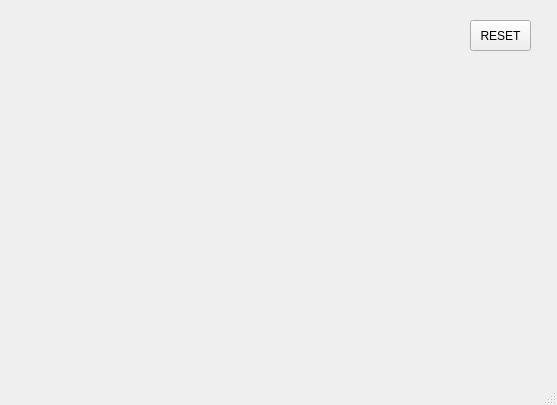
<?xml version="1.0" encoding="UTF-8"?>
<ui version="4.0">
 <class>MainWindow</class>
 <widget class="QMainWindow" name="MainWindow">
  <property name="geometry">
   <rect>
    <x>0</x>
    <y>0</y>
    <width>557</width>
    <height>405</height>
   </rect>
  </property>
  <property name="windowTitle">
   <string>MainWindow</string>
  </property>
  <widget class="QWidget" name="centralwidget">
   <widget class="QPushButton" name="pb">
    <property name="geometry">
     <rect>
      <x>470</x>
      <y>20</y>
      <width>61</width>
      <height>31</height>
     </rect>
    </property>
    <property name="toolTip">
     <string/>
    </property>
    <property name="text">
     <string>RESET</string>
    </property>
    <property name="iconSize">
     <size>
      <width>40</width>
      <height>40</height>
     </size>
    </property>
   </widget>
  </widget>
  <widget class="QMenuBar" name="menubar">
   <property name="geometry">
    <rect>
     <x>0</x>
     <y>0</y>
     <width>557</width>
     <height>21</height>
    </rect>
   </property>
  </widget>
  <widget class="QStatusBar" name="statusbar"/>
 </widget>
 <resources/>
 <connections/>
</ui>
